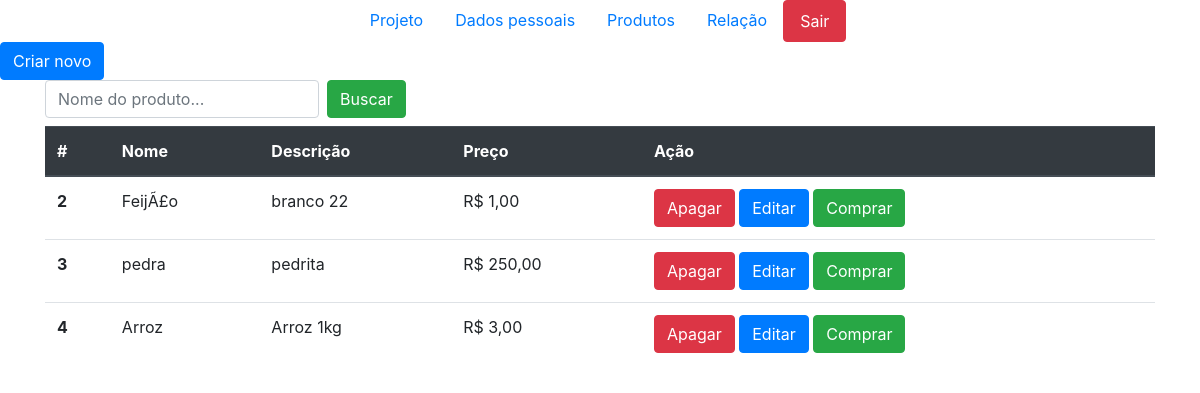
Page /projeto/index.php?pagina=produtos (signed in) on the committed database.
### tables this page shows
CREATE TABLE `produto` (
  `id` int(11) NOT NULL AUTO_INCREMENT,
  `nome` varchar(500) NOT NULL,
  `descricao` varchar(500) NOT NULL,
  `tipo` varchar(50) NOT NULL,
  `preco` decimal(5,2) NOT NULL,
  PRIMARY KEY (`id`)
);

### projeto/index.php (called while the page is built, shortened)
<?php
require_once ('./cabecalho.php');
$paginas = [
'login',
'registro',
'home',
'dados_pessoais',
'sair',
'produtos',
'cadastrar_produto',
'editar_produto',
'deletar_produto',
'comprar_produto',
'produto_usuario'
];
if (isset($_GET['pagina']) && in_array($_GET['pagina'],$paginas)){
$pagina = $_GET['pagina'];
}else{
    $pagina = 'login';
}
require_once ("./paginas/{$pagina}.php");
require_once ('./rodape.php');

### projeto/acoes/produtos.php (called while the page is built, shortened)
<?php
function buscaTodosProdutos($conexao, $nome) {
    $busca = "SELECT id, nome, descricao, preco FROM produto";
    $stmt = mysqli_stmt_init($conexao);
    if (mysqli_stmt_prepare($stmt, $busca)) {
        mysqli_stmt_execute($stmt);
        return mysqli_stmt_get_result($stmt);
    }
    return false;
}

### projeto/paginas/produtos.php (the view, shortened to what this page needs)
<?php
require_once('./acoes/produtos.php');
$nome = $_GET['nome'] ?? '';
$produtos = buscaTodosProdutos($conexao, $nome);
?>
<a class="btn btn-primary" href="?pagina=cadastrar_produto">Criar novo</a>
<div class="container">
    <form class="form-inline" action="">
        <input type="text" class="form-control mb-2 mr-sm-2" id="nome" name="nome" placeholder="Nome do produto..." required>
        <button type="submit" class="btn btn-success mb-2">Buscar</button>
    </form>
    <table class="table">
        <thead class="thead-dark">
            <tr>
                <th scope="col">#</th>
                <th scope="col">Nome</th>
                <th scope="col">Descrição</th>
                <th scope="col">Preço</th>
                <th scope="col">Ação</th>
            </tr>
        </thead>
        <tbody>
            <?php while ($produto = mysqli_fetch_assoc($produtos)) : ?>
                <tr>
                    <th scope="row"><?= $produto['id'] ?></th>
                    <td><?= $produto['nome'] ?></td>
                    <td><?= $produto['descricao'] ?></td>
                    <td>R$ <?= number_format($produto['preco'], 2, ',', '.'); ?></td>
                    <td>
                        <a class="btn btn-danger" href="?pagina=deletar_produto&id=<?= $produto['id']; ?>">Apagar</a>
                        <a class="btn btn-primary" href="?pagina=editar_produto&id=<?= $produto['id']; ?>">Editar</a>
                        <a class="btn btn-success" href="?pagina=comprar_produto&id=<?= $produto['id']; ?>">Comprar</a>
                    </td>
                </tr>
            <?php endwhile; ?>
        </tbody>
    </table>
</div>

### rows in the picture
produto: id "2", nome "FeijÃ£o", descricao "branco 22", preco "1,00"
produto: id "3", nome "pedra", descricao "pedrita", preco "250,00"
produto: id "4", nome "Arroz", descricao "Arroz 1kg", preco "3,00"
